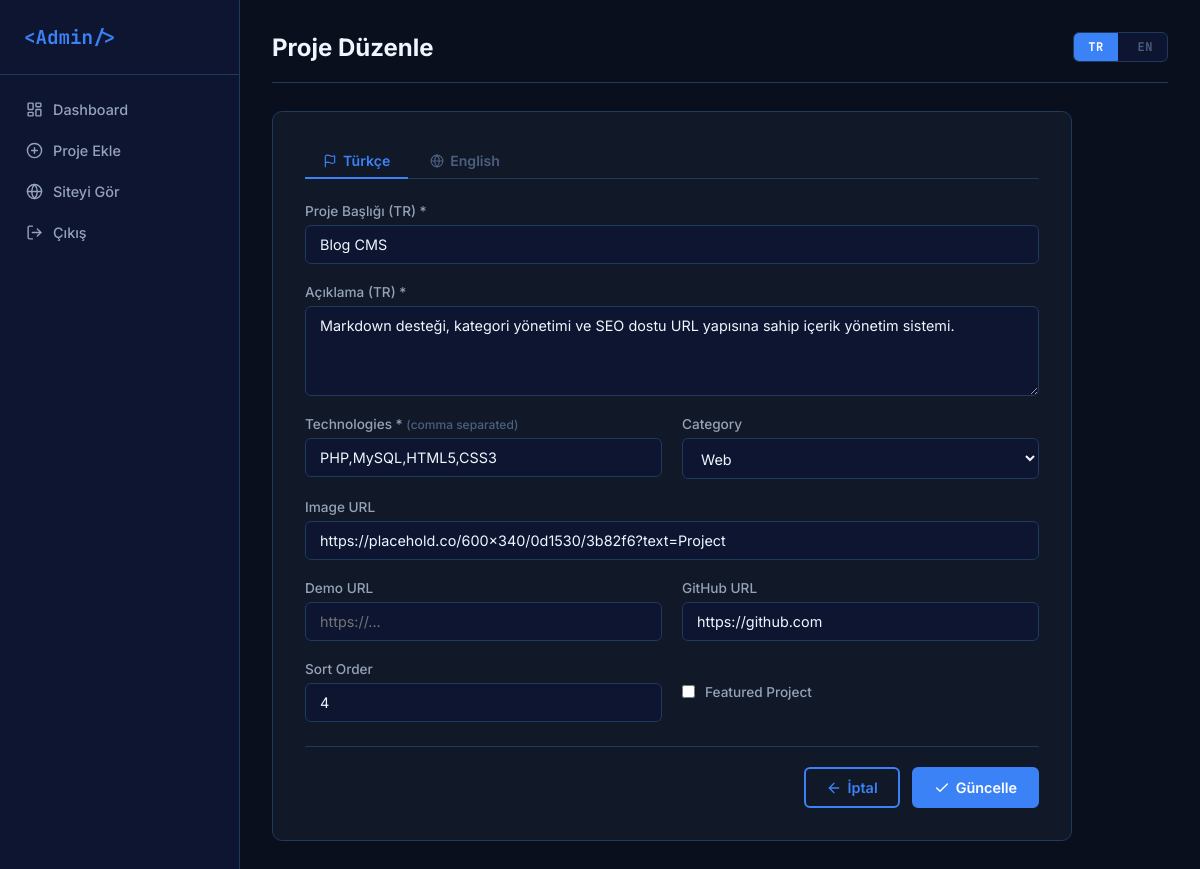
The app's page /admin/edit_project.php?id=4 (signed in) with its own data.
### tables this page shows
CREATE TABLE IF NOT EXISTS `projects` (
  `id`             INT UNSIGNED    NOT NULL AUTO_INCREMENT,
  `title`          VARCHAR(150)    NOT NULL,
  `title_en`       VARCHAR(150)    NOT NULL DEFAULT '',
  `description`    TEXT            NOT NULL,
  `description_en` TEXT            NOT NULL,
  `image_url`      VARCHAR(500)    NOT NULL DEFAULT 'assets/images/project-placeholder.png',
  `technologies`   VARCHAR(300)    NOT NULL,
  `category`       VARCHAR(80)     NOT NULL DEFAULT 'Web',
  `project_url`    VARCHAR(500)             DEFAULT NULL,
  `github_url`     VARCHAR(500)             DEFAULT NULL,
  `is_featured`    TINYINT(1)      NOT NULL DEFAULT 0,
  `sort_order`     INT UNSIGNED    NOT NULL DEFAULT 0,
  `created_at`     TIMESTAMP       NOT NULL DEFAULT CURRENT_TIMESTAMP,
  `updated_at`     TIMESTAMP       NOT NULL DEFAULT CURRENT_TIMESTAMP ON UPDATE CURRENT_TIMESTAMP,
  PRIMARY KEY (`id`)
);

### admin/partials/project_form.php (the view, shortened to what this page needs)
<?php
$categories = ['Web', 'API', 'Mobile', 'Desktop', 'Other'];
?>
<div class="lang-tabs" id="langTabs">
  <button type="button" class="lang-tab active" data-lang="tr">
    <i data-lucide="flag"></i> Türkçe
  </button>
  <button type="button" class="lang-tab" data-lang="en">
    <i data-lucide="globe"></i> English
  </button>
</div>
<div class="form-grid">
  <div class="form-group form-group--full lang-panel lang-panel--tr">
    <label for="title">Proje Başlığı (TR) *</label>
    <input type="text" id="title" name="title"
           placeholder="Türkçe başlık"
           value="<?= htmlspecialchars($data['title'] ?? '') ?>" required />
  </div>
  <div class="form-group form-group--full lang-panel lang-panel--tr">
    <label for="description">Açıklama (TR) *</label>
    <textarea id="description" name="description" rows="4"
              placeholder="Türkçe açıklama..." required><?= htmlspecialchars($data['description'] ?? '') ?></textarea>
  </div>
  <div class="form-group">
    <label for="technologies">Technologies * <small>(comma separated)</small></label>
    <input type="text" id="technologies" name="technologies"
           placeholder="PHP, MySQL, JS"
           value="<?= htmlspecialchars($data['technologies'] ?? '') ?>" required />
  </div>
  <div class="form-group">
    <label for="category">Category</label>
    <select id="category" name="category">
      <?php foreach ($categories as $cat): ?>
        <option value="<?= $cat ?>" <?= ($data['category'] ?? 'Web') === $cat ? 'selected' : '' ?>><?= $cat ?></option>
      <?php endforeach; ?>
    </select>
  </div>
  <div class="form-group form-group--full">
    <label for="image_url">Image URL</label>
    <input type="url" id="image_url" name="image_url"
           placeholder="https://..."
           value="<?= htmlspecialchars($data['image_url'] ?? '') ?>" />
  </div>
  <div class="form-group">
    <label for="project_url">Demo URL</label>
    <input type="url" id="project_url" name="project_url"
           placeholder="https://..."
           value="<?= htmlspecialchars($data['project_url'] ?? '') ?>" />
  </div>
  <div class="form-group">
    <label for="github_url">GitHub URL</label>
    <input type="url" id="github_url" name="github_url"
           placeholder="https://github.com/..."
           value="<?= htmlspecialchars($data['github_url'] ?? '') ?>" />
  </div>
  <div class="form-group">
    <label for="sort_order">Sort Order</label>
    <input type="number" id="sort_order" name="sort_order" min="0"
           value="<?= (int)($data['sort_order'] ?? 0) ?>" />
  </div>
  <div class="form-group form-check-group">
    <input type="checkbox" id="is_featured" name="is_featured" value="1"
           <?= !empty($data['is_featured']) ? 'checked' : '' ?> />
    <label for="is_featured">Featured Project</label>
  </div>
</div>

### admin/assets/css/admin.css (style rules this page uses)
:root { --bg-primary: #0a0f1e; --bg-secondary: #0d1530; --bg-card: #111827; --border: #1e3a5f; --accent: #3b82f6; --accent-glow: #3b82f640; --accent-2: #06b6d4; --text-primary: #f0f6ff; --text-secondary:#94a3b8; --text-muted: #4b6080; --success: #10b981; --error: #ef4444; --warning: #f59e0b; --sidebar-w: 240px; --radius: 10px; --radius-sm: 6px; --transition: 0.25s ease; --font-main: 'Inter', system-ui, sans-serif; --font-mono: 'JetBrains Mono', monospace; }
*, *::before, *::after { box-sizing: border-box; margin: 0; padding: 0; }
html { font-size: 16px; }
body { font-family: var(--font-main); background: var(--bg-primary); color: var(--text-primary); display: flex; min-height: 100vh; }
.form-grid { display: grid; grid-template-columns: 1fr 1fr; gap: 20px; }
.form-group { display: flex; flex-direction: column; gap: 6px; }
.form-group--full { grid-column: 1 / -1; }
.form-check-group { flex-direction: row; align-items: center; gap: 10px; }
.form-group label { font-size: 0.85rem; font-weight: 500; color: var(--text-secondary); }
.form-group small { color: var(--text-muted); font-size: 0.75rem; }
.form-group input, .form-group textarea, .form-group select { background: var(--bg-secondary); border: 1px solid var(--border); border-radius: var(--radius-sm); padding: 10px 14px; color: var(--text-primary); font-family: var(--font-main); font-size: 0.9rem; outline: none; transition: border-color var(--transition), box-shadow var(--transition); resize: vertical; }
.form-group select option { background: var(--bg-secondary); }
[data-lucide] { width: 16px; height: 16px; stroke-width: 2; flex-shrink: 0; vertical-align: middle; color: var(--text-primary); }
.lang-tabs { display: flex; gap: 4px; margin-bottom: 24px; border-bottom: 1px solid var(--border); padding-bottom: 0; }
.lang-tab { display: inline-flex; align-items: center; gap: 6px; padding: 8px 18px; border: none; background: transparent; color: var(--text-muted); font-family: var(--font-main); font-size: 0.88rem; font-weight: 600; cursor: pointer; border-bottom: 2px solid transparent; margin-bottom: -1px; transition: all var(--transition); }
.lang-tab.active { color: var(--accent); border-bottom-color: var(--accent); }
.lang-tab [data-lucide] { width: 14px; height: 14px; color: inherit; }

### records on screen
projects: title "Blog CMS", description "Markdown desteği, kategori yönetimi ve SEO dostu URL yapısına sahip içerik yönetim sistemi.", technologies "PHP,MySQL,HTML5,CSS3", category "Web", image_url "https://placehold.co/600x340/0d1530/3b82f6?text=Project", github_url "https://github.com", sort_order "4"
